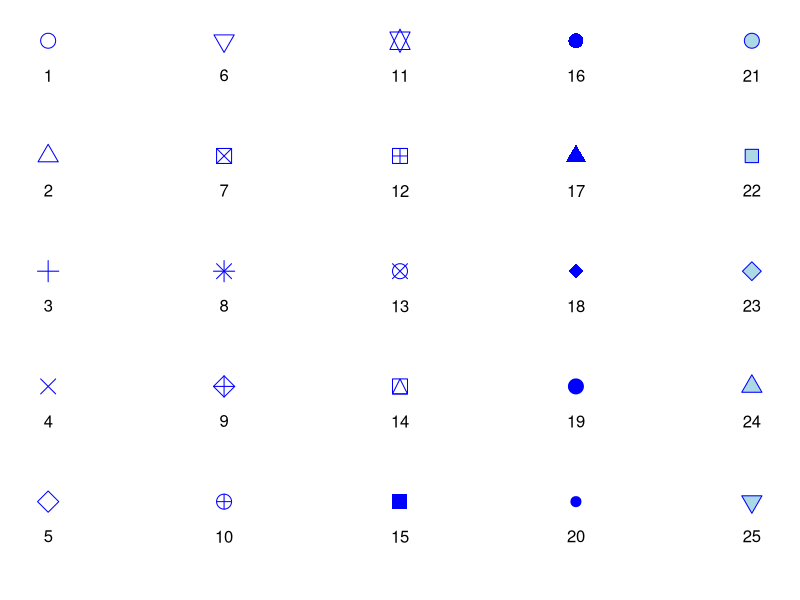
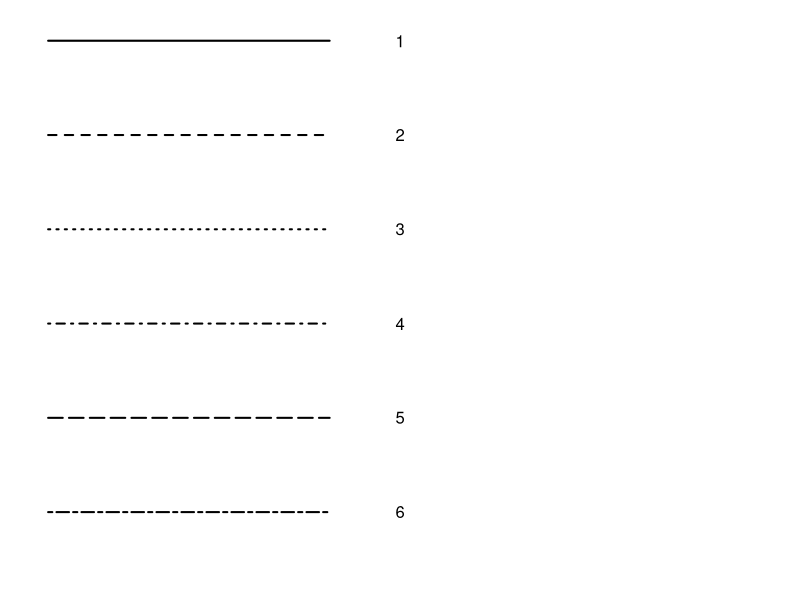

Source code (R) for these figures, in order:
## ---- chunk 1
#| eval: true
#| echo: false
par(mar = c(1,1,1,1))
plot(1:5, 1:5, col = 'white', axes = F, xlab = "", ylab = "", ylim = c(0.5, 5))
for(i in 1:25){
  
  X = ceiling(i/5)
  Y = 5-((i-1)%%5)
  
  points(X,Y, pch = i, col = 'blue', cex = 2, bg = 'lightblue')
  text(X, Y-0.3, paste(i))
  
  
  
}
## ---- chunk 2
#| eval: true
#| echo: false
par(mar = c(1,1,1,1))
plot(1:6, 1:6, col = 'white', axes = F, xlab = "", ylab = "", ylim = c(0.5, 6))
for(i in 1:6){
  
  X = c(1,3)
  Y = c(7-i, 7-i)
  
  lines(X,Y, lty = i, col = 'black', lwd = 2)
  text(3.5, Y[1], paste(i))
  
  
  
}
